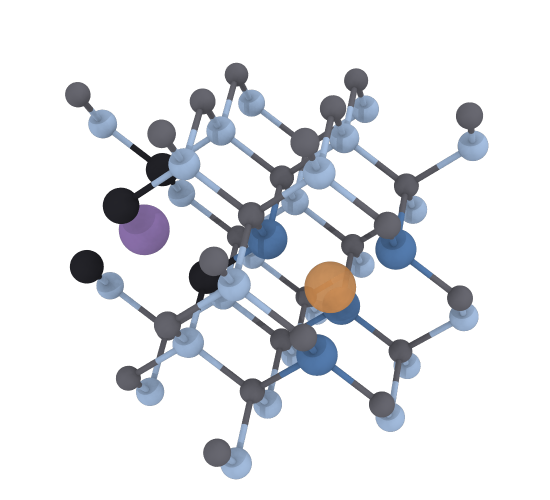
#> input picture code/render/sic_cell.png, 1100 x 1000 px (shown at 1/2 size)
$ python -i make_figs_jpcc.py   (imports and definitions only)
#> lines starting #> are read from the running program, lines starting #| are printed output that depends on the picture
"""
make_figs_jpcc.py -- manuscript figures (ACS single column 3.33 in / double 7.0 in)
from assembled64.json.  Every panel is drawn from the production 64-atom data;
panels whose data are missing are skipped with a message.

Writes paper/figs/fig1_concept, fig2_validation, fig3_hydrogen, fig4_model,
figS1_sic_map, toc_graphic  (.pdf + .png).
"""
import json, os, sys, numpy as np
import matplotlib as mpl
import matplotlib.pyplot as plt
from matplotlib.patches import FancyBboxPatch, FancyArrowPatch, Patch
from matplotlib.colors import ListedColormap
from matplotlib.lines import Line2D

sys.path.insert(0, os.path.dirname(os.path.abspath(__file__)))
from hydration_engine import Species, stability_map, dmu_H_from_pH_U

OUT = 'paper/figs'
# [3 lines not run here, left out]

# Aptos (Microsoft Office font) if available, else matplotlib's default DejaVu Sans
from matplotlib import font_manager
APTOS_DIR = os.environ.get('APTOS_DIR', '/Applications/Microsoft Word.app/Contents/Resources/DFonts')   # optional; falls back to the default font
# [4 lines not run here, left out]
FONT = 'Aptos' if 'Aptos' in {f.name for f in font_manager.fontManager.ttflist} else 'DejaVu Sans'
FS = 1.3   # scale for the hard-coded annotation sizes below


def fs(x):
    return round(x * FS, 1)


# [10 lines not run here, left out]
# Okabe-Ito, fixed order
BLU, ORA, GRN, PNK, SKY, YEL, VER, GRY = '#0072B2', '#E69F00', '#009E73', '#CC79A7', '#56B4E9', '#F0E442', '#D55E00', '#7f7f7f'
SPECIES_COLOR = {'V': BLU, 'VH': SKY, 'VH2': GRN, 'VH3': ORA, 'VH4': PNK, 'VO': VER, 'VOH': YEL,
                 'VC': VER, 'VCH': ORA, 'VSi': GRN, 'VSiH': SKY}
QSTYLE = {2: ':', 1: '--', 0: '-', -1: '-.', -2: (0, (1, 1))}


def panel(ax, l, dx=-0.25, dy=1.02):
    ax.text(dx, dy, l, transform=ax.transAxes, fontsize=fs(10), fontweight='bold', va='bottom', ha='left')


# [4 lines left out: function save, not called in this run]


def name_of(cfg):
    return {'V': 'V', 'VH': 'VH', 'VH2': 'VH$_2$', 'VH3': 'VH$_3$', 'VH4': 'VH$_4$', 'VO': 'VO', 'VOH': 'VOH',
            'VC': '$V_{\\mathrm{C}}$', 'VCH': '$V_{\\mathrm{C}}$H', 'VSi': '$V_{\\mathrm{Si}}$', 'VSiH': '$V_{\\mathrm{Si}}$H'}[cfg]


# [132 lines left out: functions label_of, fig1_schematic, not called in this run]


def _crop_box(path, pad=8):
#> called with path = 'render/sic_cell.png', pad = 8
    from PIL import Image
    im = Image.open(path).convert('RGBA'); a = np.array(im)[:, :, 3]
#> in _crop_box, im is the input picture: PIL image 1100x1000 RGBA; mean R, G, B, A 18.7, 20.1, 23.3, 44.4
#> after `a = np.array(im)[:, :, 3]`:
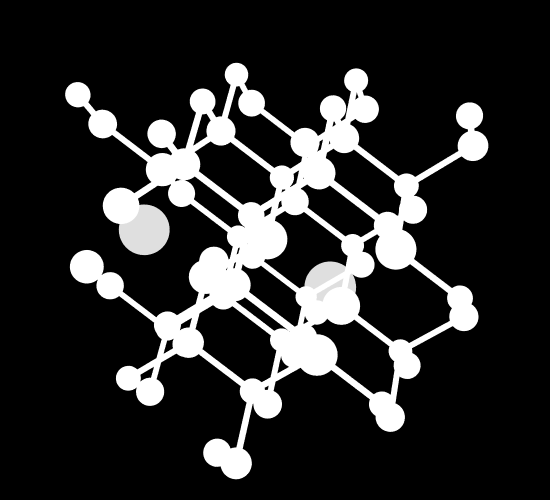
#> a: shape (1000, 1100) (shown at 1/2 size); min 0, max 255, mean 44.4
    ys, xs = np.where(a > 8)
    return (max(xs.min() - pad, 0), max(ys.min() - pad, 0), min(xs.max() + pad, im.width), min(ys.max() + pad, im.height))


def _crop(path, pad=8):
    from PIL import Image
    return np.array(Image.open(path).convert('RGBA').crop(_crop_box(path, pad)))
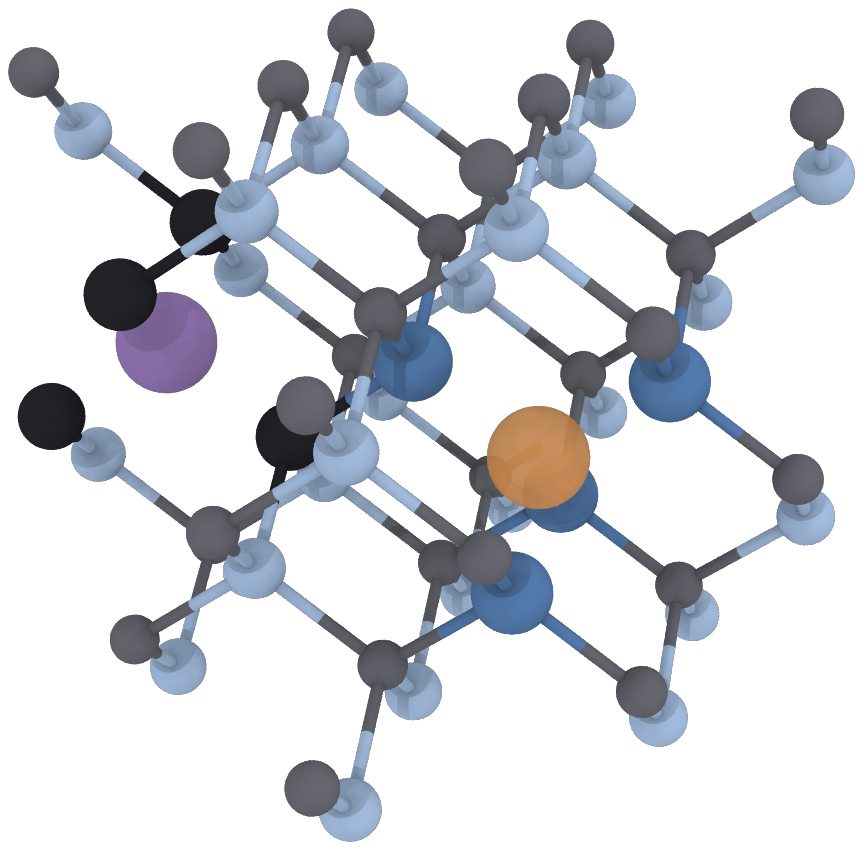
#> returned value: shape (849, 862, 4); mean of channels 0, 1, 2, 3 28.1, 30.2, 35.1, 66.7; transparent parts drawn white


def _letter(ax, l, x=-0.02, y=1.0):
    ax.text(x, y, l, transform=ax.transAxes, fontsize=8, fontweight='bold', va='bottom', ha='left')


# [715 lines left out: functions _omega_panel, _water_drop, fig2_structures, fig1_flow, fig1_electrochem, fig1_methods and 5 more, not called in this run]


E_O2_H2O = 1.23   # eV per H: O2/H2O equilibrium on the dmu_H scale (CHE, pH-independent here)


# [119 lines left out: functions draw_map, fig4, fig4_extgap, figS1, toc, not called in this run]


# [6 lines not run here, left out]

>>> result = _crop('render/sic_cell.png')
